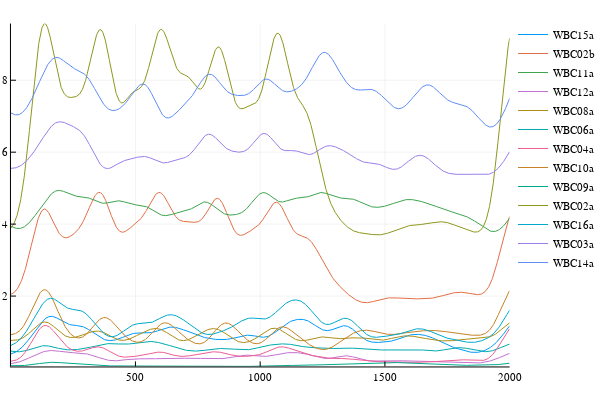

Write notebook code for a chart like this one.
### Code cell
plot()
for (channel, response) in ABABA_responses
    plot!(mean(response, 1)', label=channel)
end
plot!()

### Figure 1 — Plotly figure (JSON) as saved in the notebook; plotly's stock layout.template omitted (floating-point values rounded to 4 significant figures; data arrays with more than 128 entries replaced by an {"elided": "..."} marker saying what was removed)
{"data": [{"colorbar": {"title": ""}, "line": {"color": "rgba(0, 154, 250, 1.000)", "dash": "solid", "shape": "linear", "width": 1}, "mode": "lines", "name": "WBC15a", "showlegend": true, "type": "scatter", "x": {"elided": "2000 int values"}, "xaxis": "x1", "y": {"elided": "2000 float values"}, "yaxis": "y1"}, {"colorbar": {"title": ""}, "line": {"color": "rgba(227, 111, 71, 1.000)", "dash": "solid", "shape": "linear", "width": 1}, "mode": "lines", "name": "WBC02b", "showlegend": true, "type": "scatter", "x": {"elided": "2000 int values"}, "xaxis": "x1", "y": {"elided": "2000 float values"}, "yaxis": "y1"}, {"colorbar": {"title": ""}, "line": {"color": "rgba(62, 164, 78, 1.000)", "dash": "solid", "shape": "linear", "width": 1}, "mode": "lines", "name": "WBC11a", "showlegend": true, "type": "scatter", "x": {"elided": "2000 int values"}, "xaxis": "x1", "y": {"elided": "2000 float values"}, "yaxis": "y1"}, {"colorbar": {"title": ""}, "line": {"color": "rgba(195, 113, 210, 1.000)", "dash": "solid", "shape": "linear", "width": 1}, "mode": "lines", "name": "WBC12a", "showlegend": true, "type": "scatter", "x": {"elided": "2000 int values"}, "xaxis": "x1", "y": {"elided": "2000 float values"}, "yaxis": "y1"}, {"colorbar": {"title": ""}, "line": {"color": "rgba(172, 142, 24, 1.000)", "dash": "solid", "shape": "linear", "width": 1}, "mode": "lines", "name": "WBC08a", "showlegend": true, "type": "scatter", "x": {"elided": "2000 int values"}, "xaxis": "x1", "y": {"elided": "2000 float values"}, "yaxis": "y1"}, {"colorbar": {"title": ""}, "line": {"color": "rgba(0, 170, 174, 1.000)", "dash": "solid", "shape": "linear", "width": 1}, "mode": "lines", "name": "WBC06a", "showlegend": true, "type": "scatter", "x": {"elided": "2000 int values"}, "xaxis": "x1", "y": {"elided": "2000 float values"}, "yaxis": "y1"}, {"colorbar": {"title": ""}, "line": {"color": "rgba(237, 94, 147, 1.000)", "dash": "solid", "shape": "linear", "width": 1}, "mode": "lines", "name": "WBC04a", "showlegend": true, "type": "scatter", "x": {"elided": "2000 int values"}, "xaxis": "x1", "y": {"elided": "2000 float values"}, "yaxis": "y1"}, {"colorbar": {"title": ""}, "line": {"color": "rgba(198, 130, 37, 1.000)", "dash": "solid", "shape": "linear", "width": 1}, "mode": "lines", "name": "WBC10a", "showlegend": true, "type": "scatter", "x": {"elided": "2000 int values"}, "xaxis": "x1", "y": {"elided": "2000 float values"}, "yaxis": "y1"}, {"colorbar": {"title": ""}, "line": {"color": "rgba(0, 169, 141, 1.000)", "dash": "solid", "shape": "linear", "width": 1}, "mode": "lines", "name": "WBC09a", "showlegend": true, "type": "scatter", "x": {"elided": "2000 int values"}, "xaxis": "x1", "y": {"elided": "2000 float values"}, "yaxis": "y1"}, {"colorbar": {"title": ""}, "line": {"color": "rgba(142, 151, 30, 1.000)", "dash": "solid", "shape": "linear", "width": 1}, "mode": "lines", "name": "WBC02a", "showlegend": true, "type": "scatter", "x": {"elided": "2000 int values"}, "xaxis": "x1", "y": {"elided": "2000 float values"}, "yaxis": "y1"}, {"colorbar": {"title": ""}, "line": {"color": "rgba(0, 169, 204, 1.000)", "dash": "solid", "shape": "linear", "width": 1}, "mode": "lines", "name": "WBC16a", "showlegend": true, "type": "scatter", "x": {"elided": "2000 int values"}, "xaxis": "x1", "y": {"elided": "2000 float values"}, "yaxis": "y1"}, {"colorbar": {"title": ""}, "line": {"color": "rgba(155, 127, 233, 1.000)", "dash": "solid", "shape": "linear", "width": 1}, "mode": "lines", "name": "WBC03a", "showlegend": true, "type": "scatter", "x": {"elided": "2000 int values"}, "xaxis": "x1", "y": {"elided": "2000 float values"}, "yaxis": "y1"}, {"colorbar": {"title": ""}, "line": {"color": "rgba(97, 141, 246, 1.000)", "dash": "solid", "shape": "linear", "width": 1}, "mode": "lines", "name": "WBC14a", "showlegend": true, "type": "scatter", "x": {"elided": "2000 int values"}, "xaxis": "x1", "y": {"elided": "2000 float values"}, "yaxis": "y1"}], "layout": {"annotations": [], "height": 400, "legend": {"bgcolor": "rgba(255, 255, 255, 1.000)", "bordercolor": "rgba(0, 0, 0, 1.000)", "font": {"color": "rgba(0, 0, 0, 1.000)", "family": "sans-serif", "size": 11}, "x": 1, "y": 1}, "margin": {"b": 20, "l": 0, "r": 0, "t": 20}, "paper_bgcolor": "rgba(255, 255, 255, 1.000)", "plot_bgcolor": "rgba(255, 255, 255, 1.000)", "showlegend": true, "width": 600, "xaxis1": {"anchor": "y1", "domain": [0.02138, 0.9934], "gridcolor": "rgba(0, 0, 0, 0.100)", "gridwidth": 0.5, "linecolor": "rgba(0, 0, 0, 1.000)", "mirror": false, "range": [1, 2000], "showgrid": true, "showline": true, "showticklabels": true, "tickangle": 0, "tickcolor": "rgb(0, 0, 0)", "tickfont": {"color": "rgba(0, 0, 0, 1.000)", "family": "sans-serif", "size": 11}, "tickmode": "array", "ticks": "inside", "ticktext": ["500", "1000", "1500", "2000"], "tickvals": [500, 1000, 1500, 2000], "title": "", "titlefont": {"color": "rgba(0, 0, 0, 1.000)", "family": "sans-serif", "size": 15}, "type": "-", "visible": true, "zeroline": false, "zerolinecolor": "rgba(0, 0, 0, 1.000)"}, "yaxis1": {"anchor": "x1", "domain": [0.03762, 0.9902], "gridcolor": "rgba(0, 0, 0, 0.100)", "gridwidth": 0.5, "linecolor": "rgba(0, 0, 0, 1.000)", "mirror": false, "range": [0.04366, 9.576], "showgrid": true, "showline": true, "showticklabels": true, "tickangle": 0, "tickcolor": "rgb(0, 0, 0)", "tickfont": {"color": "rgba(0, 0, 0, 1.000)", "family": "sans-serif", "size": 11}, "tickmode": "array", "ticks": "inside", "ticktext": ["2", "4", "6", "8"], "tickvals": [2, 4, 6, 8], "title": "", "titlefont": {"color": "rgba(0, 0, 0, 1.000)", "family": "sans-serif", "size": 15}, "type": "-", "visible": true, "zeroline": false, "zerolinecolor": "rgba(0, 0, 0, 1.000)"}}}
